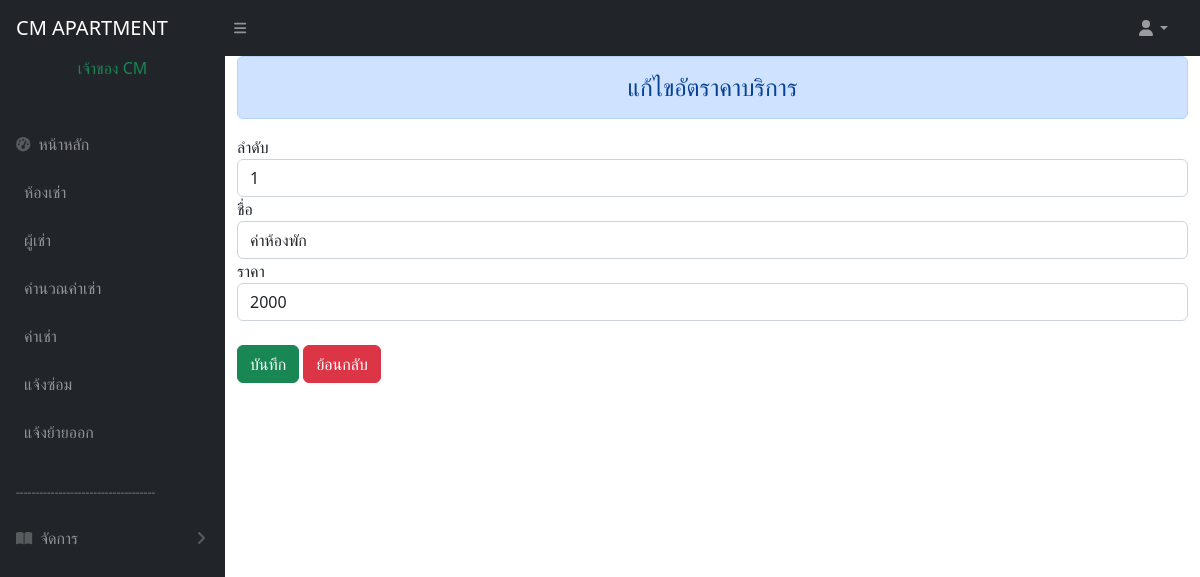
/edit_rate.php?id=1 (signed in), run on the app's committed database.
### tables this page shows
CREATE TABLE `rate` (
  `id` int(11) NOT NULL,
  `name` varchar(50) NOT NULL,
  `price` double NOT NULL
);

### edit_rate.php (the view, shortened to what this page needs)
<?php
include 'condb.php';
$id = $_GET['id'];
$sql = "SELECT * FROM rate WHERE id='$id'";
$result = mysqli_query($conn, $sql);
$row = mysqli_fetch_array($result);
?>
<!DOCTYPE html>
<html lang="en">
<head>
    <link href="https://cdn.jsdelivr.net/npm/simple-datatables@7.1.2/dist/style.min.css" rel="stylesheet" />
    <link href="css/styles.css" rel="stylesheet" />
</head>
<body class="sb-nav-fixed">
    <?php include 'menu.php'; ?>
    <div id="layoutSidenav_content">
        <main>
            <div class="container">
                <div class="row">
                    <br>
                    <center>
                        <div class="alert alert-primary h4" role="alert">
                            แก้ไขอัตราคาบริการ
                        </div>
                    </center>
                    <form method="POST" action="update_rate.php">
                        ลำดับ<input type="text" name="id" maxlength="3" class="form-control" readonly value=<?= $row['id'] ?>>
                        ชื่อ<input type="text" name="name" class="form-control" readonly value=<?= $row['name'] ?>>
                        ราคา<input type="text" name="price" class="form-control" value=<?= $row['price'] ?>><br>
                        <input type="submit" value="บันทึก" class="btn btn-success">
                        <a href="rate.php" class="btn btn-danger">ย้อนกลับ</a>
                    </form>
                </div>
        </main>
    </div>
    </div>
</body>
</html>

### data on the page
rate: id "1", name "ค่าห้องพัก", price "2000"

### other printed values
$_SESSION["firtsname"] "เจ้าของ"
$_SESSION["lastname"] "CM"
